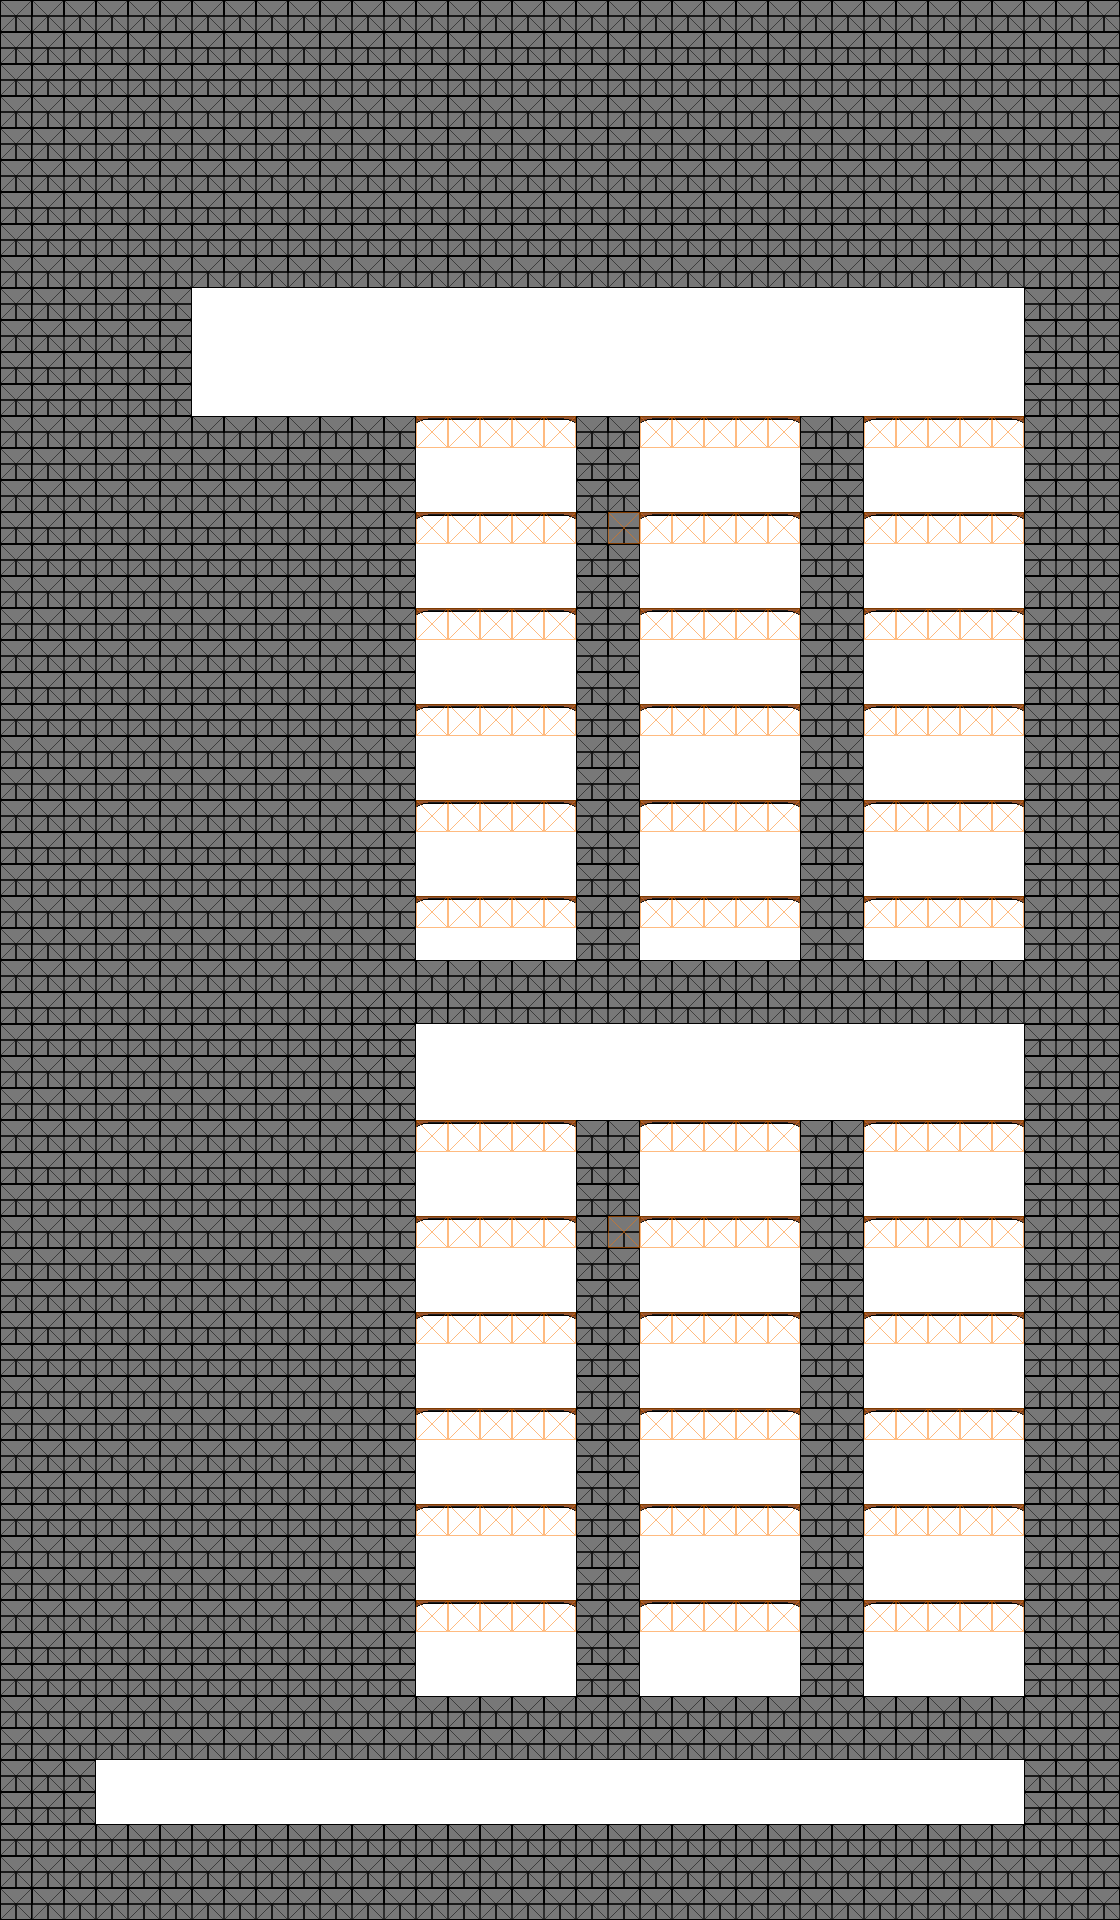

A 2D game scene composited from a Tiled map and its tileset images. What follows is a short description and the map's XML, with each tile layer's data collapsed to a summary:
An orthogonal 35x60 tile map with 32x32 px tiles, 3 tile layers (prototype, tiles, collisions), 1 hidden layer not drawn, 5 tilesets and 25 objects (6x SubDoor, 5x Turret, 2x Factory, 2x Frog, 2x Enemy, ...).

<map version="1.10" tiledversion="1.12.1" orientation="orthogonal" renderorder="right-down" width="35" height="60" tilewidth="32" tileheight="32" infinite="0" backgroundcolor="#ffffff" nextlayerid="7" nextobjectid="218">
 <editorsettings>
  <export target="../../src/PolyGone/Maps/Level7.json" format="json" />
 </editorsettings>
 <tileset firstgid="1" source="../TiledSets/CollisionTiles.tsx" />
 <tileset firstgid="17" source="../TiledSets/TextureSheet.tsx" />
 <tileset firstgid="81" source="../TiledSets/EnemySheet.tsx" />
 <tileset firstgid="97" source="../TiledSets/PlayerSheet.tsx" />
 <tileset firstgid="101" source="../TiledSets/Proto.tsx" />
 <imagelayer id="5" name="Background" visible="0" parallaxx="0.8" parallaxy="0.9" repeatx="1" repeaty="1">
  <image source="../../src/PolyGone/Content/Textures/Backgrounds/CastleBackground.png" width="256" height="256" />
 </imagelayer>
 <layer id="6" name="prototype" width="35" height="60">
  <data>[2100 cells, 1536 non-empty, 3 distinct tile ids]</data>
 </layer>
 <layer id="1" name="tiles" width="35" height="60" opacity="0.9">
  <data>[2100 cells, 1536 non-empty, 7 distinct tile ids]</data>
 </layer>
 <objectgroup id="4" name="objects" class="EnemySpawn">
  <object id="66" name="HubDoor" type="Door" x="128" y="1824" width="32" height="32">
   <properties>
    <property name="connects" value="Hub" />
    <property name="loadX" type="int" value="96" />
    <property name="loadY" type="int" value="480" />
   </properties>
  </object>
  <object id="171" type="Player" gid="97" x="128" y="1824" width="32" height="32" />
  <object id="189" name="Goal" type="Goal" x="256" y="416" width="32" height="32" />
  <object id="192" type="SubDoor" x="480" y="1824" width="32" height="32">
   <properties>
    <property name="loadX" type="int" value="480" />
    <property name="loadY" type="int" value="1696" />
   </properties>
  </object>
  <object id="195" type="SubDoor" x="704" y="1824" width="32" height="32">
   <properties>
    <property name="loadX" type="int" value="704" />
    <property name="loadY" type="int" value="1696" />
   </properties>
  </object>
  <object id="196" type="SubDoor" x="928" y="1824" width="32" height="32">
   <properties>
    <property name="loadX" type="int" value="928" />
    <property name="loadY" type="int" value="1696" />
   </properties>
  </object>
  <object id="197" type="Factory" gid="85" x="480" y="1408" width="32" height="32" />
  <object id="198" type="Frog" gid="83" x="704" y="1408" width="32" height="32" />
  <object id="199" type="Turret" gid="82" x="416" y="1504" width="32" height="32" />
  <object id="200" type="Turret" gid="82" x="544" y="1504" width="32" height="32" />
  <object id="201" gid="81" x="640" y="1504" width="32" height="32" />
  <object id="202" gid="81" x="768" y="1504" width="32" height="32" />
  <object id="203" gid="84" x="896" y="1408" width="32" height="32" />
  <object id="204" gid="84" x="960" y="1408" width="32" height="32" />
  <object id="206" type="SubDoor" x="480" y="1120" width="32" height="32">
   <properties>
    <property name="loadX" type="int" value="480" />
    <property name="loadY" type="int" value="928" />
   </properties>
  </object>
  <object id="207" type="SubDoor" x="704" y="1120" width="32" height="32">
   <properties>
    <property name="loadX" type="int" value="704" />
    <property name="loadY" type="int" value="928" />
   </properties>
  </object>
  <object id="208" type="SubDoor" x="928" y="1120" width="32" height="32">
   <properties>
    <property name="loadX" type="int" value="928" />
    <property name="loadY" type="int" value="928" />
   </properties>
  </object>
  <object id="209" type="Frog" gid="83" x="480" y="608" width="32" height="32" />
  <object id="210" type="Turret" gid="82" x="640" y="608" width="32" height="32" />
  <object id="211" type="Turret" gid="82" x="704" y="608" width="32" height="32" />
  <object id="212" type="Turret" gid="82" x="768" y="608" width="32" height="32" />
  <object id="213" type="Enemy" gid="81" x="672" y="704" width="32" height="32" />
  <object id="214" type="Enemy" gid="81" x="736" y="704" width="32" height="32" />
  <object id="215" type="Factory" gid="85" x="480" y="704" width="32" height="32" />
  <object id="216" type="Berserk" gid="84" x="928" y="608" width="32" height="32" />
 </objectgroup>
 <layer id="3" name="collisions" width="35" height="60" opacity="0.5">
  <data>[2100 cells, 1536 non-empty, 2 distinct tile ids]</data>
 </layer>
</map>
